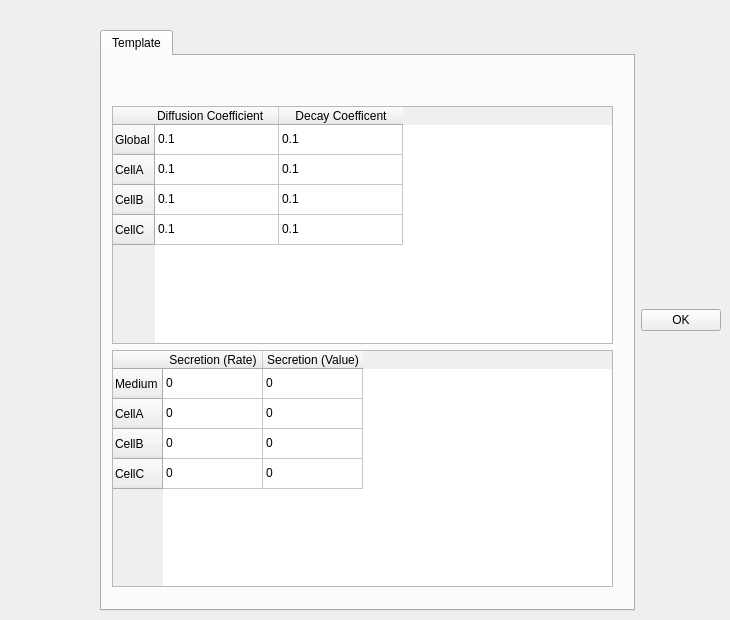
  <widget class="QWizardPage" name="wizardPage_10">
   <property name="sizePolicy">
    <sizepolicy hsizetype="Preferred" vsizetype="Expanding">
     <horstretch>0</horstretch>
     <verstretch>0</verstretch>
    </sizepolicy>
   </property>
   <property name="title">
    <string>Diffusants Specification</string>
   </property>
   <widget class="QWidget" name="layoutWidget">
    <property name="geometry">
     <rect>
      <x>100</x>
      <y>30</y>
      <width>621</width>
      <height>581</height>
     </rect>
    </property>
    <layout class="QHBoxLayout" name="horizontalLayout_12">
     <item>
      <widget class="QTabWidget" name="tabWidget">
       <property name="currentIndex">
        <number>0</number>
       </property>
       <property name="tabBarAutoHide">
        <bool>false</bool>
       </property>
       <widget class="QWidget" name="tab_2">
        <attribute name="title">
         <string>Template</string>
        </attribute>
        <widget class="QWidget" name="layoutWidget">
         <property name="geometry">
          <rect>
           <x>10</x>
           <y>50</y>
           <width>501</width>
           <height>481</height>
          </rect>
         </property>
         <layout class="QVBoxLayout" name="verticalLayout_22">
          <item>
           <widget class="QTableWidget" name="tableWidget_2">
            <attribute name="horizontalHeaderDefaultSectionSize">
             <number>124</number>
            </attribute>
            <row>
             <property name="text">
              <string>Global</string>
             </property>
            </row>
            <row>
             <property name="text">
              <string>CellA</string>
             </property>
            </row>
            <row>
             <property name="text">
              <string>CellB</string>
             </property>
            </row>
            <row>
             <property name="text">
              <string>CellC</string>
             </property>
            </row>
            <column>
             <property name="text">
              <string>Diffusion Coefficient</string>
             </property>
             <property name="textAlignment">
              <set>AlignLeading|AlignVCenter</set>
             </property>
            </column>
            <column>
             <property name="text">
              <string>Decay Coefficent</string>
             </property>
            </column>
            <item row="0" column="0">
             <property name="text">
              <string>0.1</string>
             </property>
            </item>
            <item row="0" column="1">
             <property name="text">
              <string>0.1</string>
             </property>
            </item>
            <item row="1" column="0">
             <property name="text">
              <string>0.1</string>
             </property>
            </item>
            <item row="1" column="1">
             <property name="text">
              <string>0.1</string>
             </property>
            </item>
            <item row="2" column="0">
             <property name="text">
              <string>0.1</string>
             </property>
            </item>
            <item row="2" column="1">
             <property name="text">
              <string>0.1</string>
             </property>
            </item>
            <item row="3" column="0">
             <property name="text">
              <string>0.1</string>
             </property>
            </item>
            <item row="3" column="1">
             <property name="text">
              <string>0.1</string>
             </property>
            </item>
           </widget>
          </item>
          <item>
           <widget class="QTableWidget" name="tableWidget_3">
            <row>
             <property name="text">
              <string>Medium</string>
             </property>
            </row>
            <row>
             <property name="text">
              <string>CellA</string>
             </property>
            </row>
            <row>
             <property name="text">
              <string>CellB</string>
             </property>
            </row>
            <row>
             <property name="text">
              <string>CellC</string>
             </property>
            </row>
            <column>
             <property name="text">
              <string>Secretion (Rate)</string>
             </property>
            </column>
            <column>
             <property name="text">
              <string>Secretion (Value)</string>
             </property>
            </column>
            <item row="0" column="0">
             <property name="text">
              <string>0</string>
             </property>
            </item>
            <item row="0" column="1">
             <property name="text">
              <string>0</string>
             </property>
            </item>
            <item row="1" column="0">
             <property name="text">
              <string>0</string>
             </property>
            </item>
            <item row="1" column="1">
             <property name="text">
              <string>0</string>
             </property>
            </item>
            <item row="2" column="0">
             <property name="text">
              <string>0</string>
             </property>
            </item>
            <item row="2" column="1">
             <property name="text">
              <string>0</string>
             </property>
            </item>
            <item row="3" column="0">
             <property name="text">
              <string>0</string>
             </property>
            </item>
            <item row="3" column="1">
             <property name="text">
              <string>0</string>
             </property>
            </item>
           </widget>
          </item>
         </layout>
        </widget>
       </widget>
      </widget>
     </item>
     <item>
      <widget class="QPushButton" name="pushButton_2">
       <property name="text">
        <string>OK</string>
       </property>
      </widget>
     </item>
    </layout>
   </widget>
  </widget>
